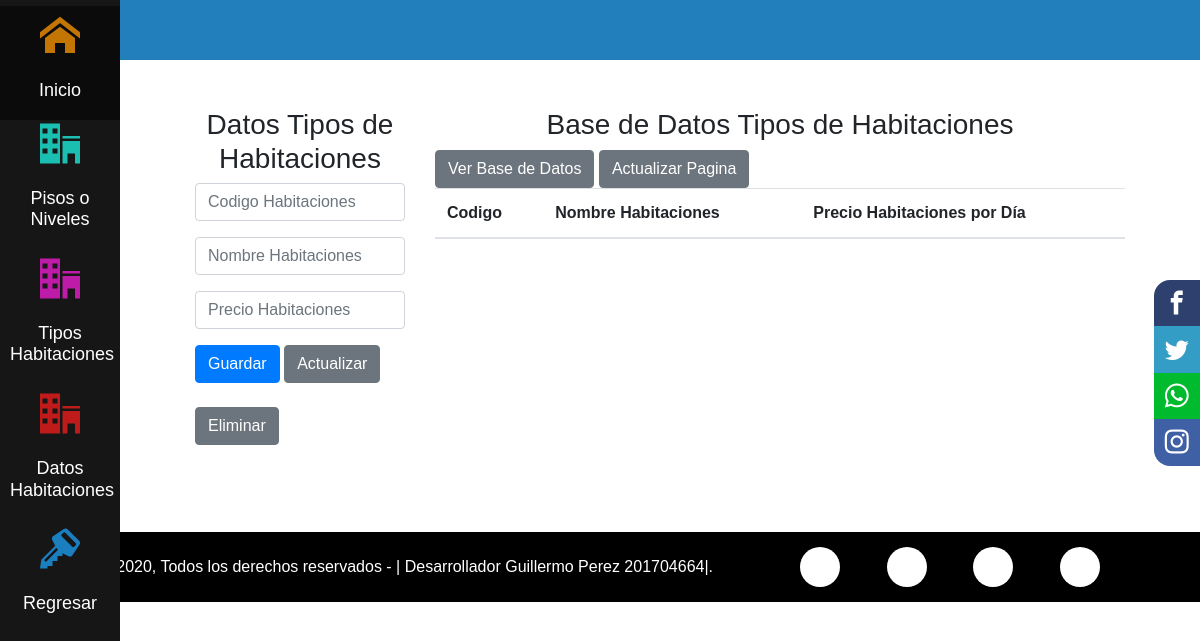
Before: /rol_administrador/TipoHabitaciones.php with the older database file.
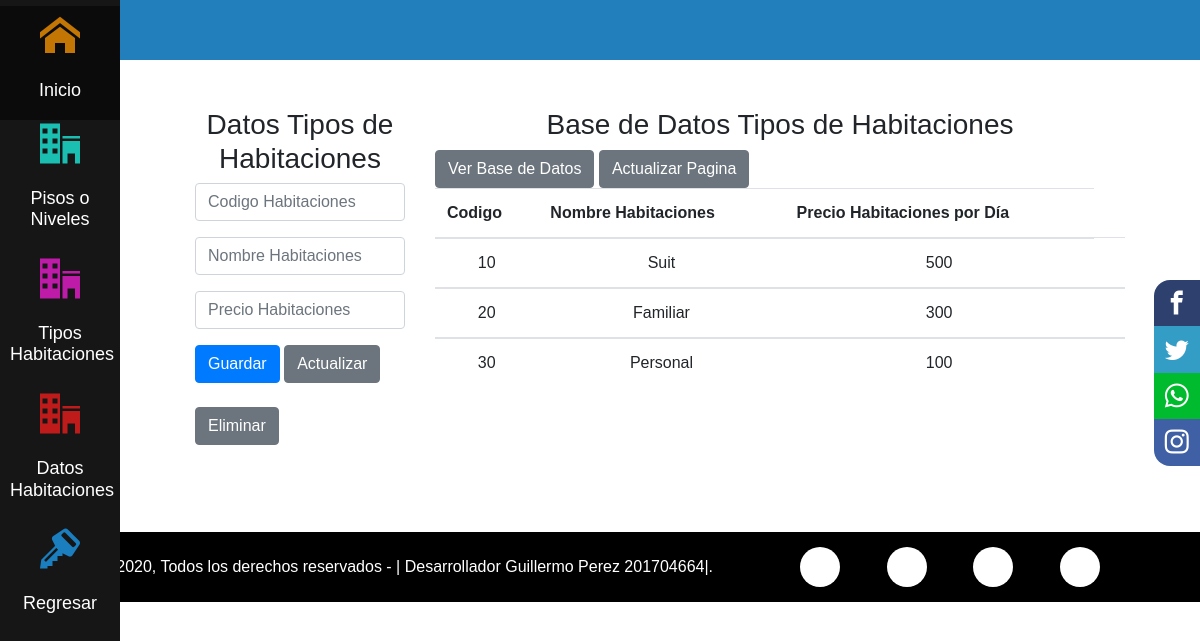
After: the same page with the newer database file.
### tables this page shows
CREATE TABLE `tipo_habitacion` (
  `tipo_habitacion_id` int(11) NOT NULL,
  `nombre_habitacion` text NOT NULL,
  `Precio_dia` int(11) NOT NULL
);

### rol_administrador/TipoHabitaciones.php (the view, shortened to what this page needs)
<?php
    include_once("diseno_pagina_Habitaciones.php");
 ?>
<!DOCTYPE html>
<html lang="en">
<head>
    <link rel="stylesheet" href="https://stackpath.bootstrapcdn.com/bootstrap/4.5.2/css/bootstrap.min.css">
</head>
<body>
<div class="content-article">
            <article>
    <br> <br>
    <div class="container">
        <div class="row">
            <div class="col-3">
                <CENTER><h3> Datos Tipos de Habitaciones </h3></CENTER>
                <form id="frminsertarclientes" method="post">
                    <div class="form-group">
                        <div>
                         <center><input type="text" class="form-control" name="txtcodigohabitacion" id="txtcodigohabitacion" placeholder="Codigo Habitaciones"></center>
                        </div>
                    </div>
                    <div class="form-group">
                        <center><input type="text" class="form-control" name="txtnombrehabitacion" id="txtnombrehabitacion" placeholder="Nombre Habitaciones"></center>
                    </div>
                    <div class="form-group">
                        <center><input type="text" class="form-control" name="txtprecioHabitacion" id="txtprecioHabitacion" placeholder="Precio Habitaciones"></center>
                    </div>
                    <button type="submit" class="btn btn-primary" name="btnguardar" id="btnguardar">Guardar</button>
                    <button type="submit" class="btn btn-secondary" name="btnactualizar" id="btnactualizar">Actualizar</button>
                    <br>
                    <br>
                    <button type="submit" class="btn btn-secondary" name="btneliminar" id="btneliminar">Eliminar</button>
                </form>
            </div>
           <div class="col">
                <h3 class="text-center">Base de Datos Tipos de Habitaciones </h3>
                  <a href="TipoHabitaciones.php"><button type="submit" class="btn btn-secondary" name="btnverbasedatos" id="btnverbasedatos"> Ver Base de Datos</button> </a>
                  <a href="TipoHabitaciones.php"><button type="submit" class="btn btn-secondary" name="btnactualizar" id="btnactualizar"> Actualizar Pagina</button> </a>
                <table class="table">
                    <thead>
                        <tr>
                            <th scope="col">Codigo </th>
                            <th scope="col">Nombre Habitaciones </th>
                            <th scope="col">Precio Habitaciones por Día</th>
                        </tr>
                    </thead>
                    <?php
                    include "daoA/conexion.php";
                    $sql = "SELECT * FROM tipo_habitacion";
                    $ejecutar = mysqli_query($conexion, $sql);
                    while ($fila = mysqli_fetch_array($ejecutar)){
                    ?>
                    <tbody>
                        <td> <center><?php echo $fila['tipo_habitacion_id']?> </center></td>
                        <td> <center><?php echo $fila['nombre_habitacion']?> </center></td>
                        <td> <center><?php echo $fila['Precio_dia']?> </center></td>
                        <td></td>
                    </tbody>
                    <?php
                    }
                    ?>
                </table>
            </div>
        </div>
    </div>
    </article>
        </div>
        <br>
     <div class="footer-copy-redes">
                  <div class="main-copy-redes">
                        <div class="footer-copy">
                              &copy; 2020, Todos los derechos reservados - | Desarrollador Guillermo Perez 201704664|.
                        </div>
                        <div class="footer-redes">
                              <a href="#" class="fa fa-facebook"></a>
                              <a href="#" class="fa fa-twitter"></a>
                              <a href="#" class="fa fa-youtube-play"></a>
                              <a href="#" class="fa fa-github"></a>
                        </div>
                  </div>
            </div>
</body>
</html>

Changed rows visible on the page:
added tipo_habitacion: tipo_habitacion_id "10", nombre_habitacion "Suit", Precio_dia "500"
added tipo_habitacion: tipo_habitacion_id "20", nombre_habitacion "Familiar", Precio_dia "300"
added tipo_habitacion: tipo_habitacion_id "30", nombre_habitacion "Personal", Precio_dia "100"
